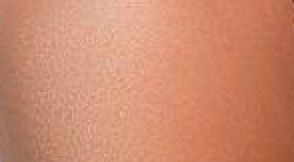
#> input picture leather/1.png, 147 x 81 px (shown 2 times larger)
$ python Lab6.py
#> lines starting #> are read from the running program, lines starting #| are printed output that depends on the picture
from PIL import Image, ImageDraw
import numpy as np
import pandas as pd

# Открываем изображения кожи
im1 = Image.open('leather/1.png')
#> im1 is the input picture: PIL image 147x81 RGBA; mean R, G, B, A 205.6, 138.5, 110.6, 255
im2 = Image.open('leather/2.png')
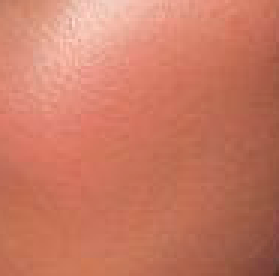
#> input picture leather/2.png, 93 x 92 px (shown 3 times larger)
#> im2 is the input picture: PIL image 93x92 RGBA; mean R, G, B, A 201.8, 121.2, 98.9, 255
im3 = Image.open('leather/3.png')
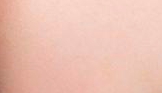
#> input picture leather/3.png, 162 x 93 px
#> im3 is the input picture: PIL image 162x93 RGBA; mean R, G, B, A 236, 192.5, 178.6, 255
im4 = Image.open('leather/4.png')
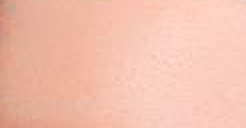
#> input picture leather/4.png, 123 x 64 px (shown 2 times larger)
#> im4 is the input picture: PIL image 123x64 RGBA; mean R, G, B, A 243.3, 191.7, 173.5, 255
im5 = Image.open('leather/5.png')
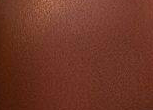
#> input picture leather/5.png, 153 x 110 px
#> im5 is the input picture: PIL image 153x110 RGBA; mean R, G, B, A 109.7, 53.6, 38.3, 255
im6 = Image.open('leather/6.png')
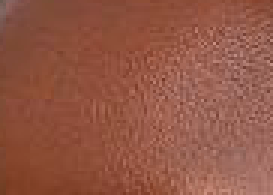
#> input picture leather/6.png, 91 x 65 px (shown 3 times larger)
#> im6 is the input picture: PIL image 91x65 RGBA; mean R, G, B, A 146.7, 86.8, 69, 255
#> (the run stopped early here; a loop or call above may not have finished)
